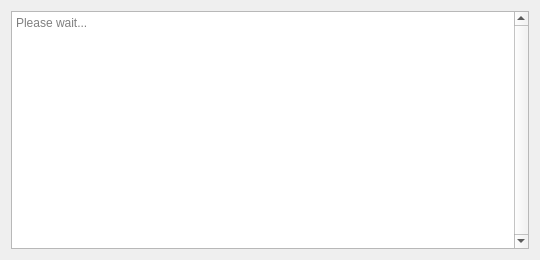
<?xml version="1.0" encoding="UTF-8"?>
<ui version="4.0">
 <class>TS3VideoStartupLogicDialogForm</class>
 <widget class="QDialog" name="TS3VideoStartupLogicDialogForm">
  <property name="geometry">
   <rect>
    <x>0</x>
    <y>0</y>
    <width>540</width>
    <height>260</height>
   </rect>
  </property>
  <layout class="QVBoxLayout">
   <item>
    <widget class="QTextEdit" name="progress">
     <property name="verticalScrollBarPolicy">
      <enum>Qt::ScrollBarAlwaysOn</enum>
     </property>
     <property name="readOnly">
      <bool>true</bool>
     </property>
     <property name="html">
      <string>&lt;!DOCTYPE HTML PUBLIC &quot;-//W3C//DTD HTML 4.0//EN&quot; &quot;http://www.w3.org/TR/REC-html40/strict.dtd&quot;&gt;
&lt;html&gt;&lt;head&gt;&lt;meta name=&quot;qrichtext&quot; content=&quot;1&quot; /&gt;&lt;style type=&quot;text/css&quot;&gt;
p, li { white-space: pre-wrap; }
&lt;/style&gt;&lt;/head&gt;&lt;body style=&quot; font-family:'MS Shell Dlg 2'; font-size:8.25pt; font-weight:400; font-style:normal;&quot;&gt;
&lt;p style=&quot;-qt-paragraph-type:empty; margin-top:0px; margin-bottom:0px; margin-left:0px; margin-right:0px; -qt-block-indent:0; text-indent:0px;&quot;&gt;&lt;br /&gt;&lt;/p&gt;&lt;/body&gt;&lt;/html&gt;</string>
     </property>
     <property name="textInteractionFlags">
      <set>Qt::LinksAccessibleByKeyboard|Qt::LinksAccessibleByMouse|Qt::TextBrowserInteraction|Qt::TextSelectableByKeyboard|Qt::TextSelectableByMouse</set>
     </property>
     <property name="placeholderText">
      <string>Please wait...</string>
     </property>
    </widget>
   </item>
  </layout>
 </widget>
 <resources/>
 <connections/>
</ui>
